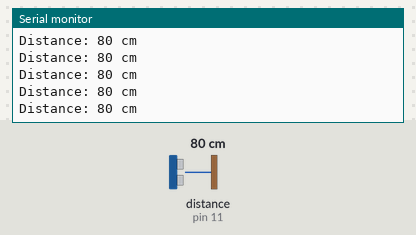
Simulated run of this sketch. Board: Arduino Uno, built with avr-gcc and run on an emulated ATmega328P. On the bench: the last lines printed to the serial monitor. Wiring (inferred from the names in the program): ultrasonic range finder: trigger pin 12; echo pin 11. The inputs (shaded band) are chosen by the test bench; at power-on: distance to the obstacle (sensor on pin 11) 80 cm. The echo pulse lasts 58.3 µs per cm.

Above: at 1.2 s.
1.3 s: distance to the obstacle (sensor on pin 11) set to 299 cm
At 1.62 s:
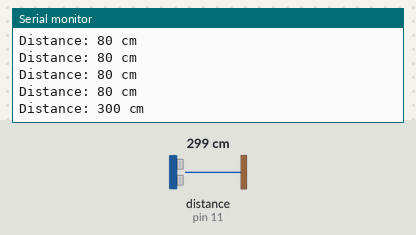
4.3 s: distance to the obstacle (sensor on pin 11) set to 2 cm
At 4.45 s:
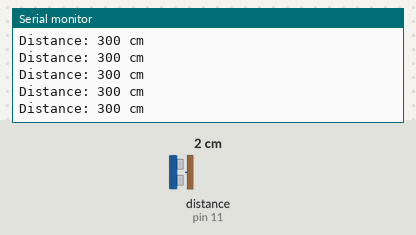
Timing chart, 0 to 7.3 s (numbered marks = the images above; inputs shaded):
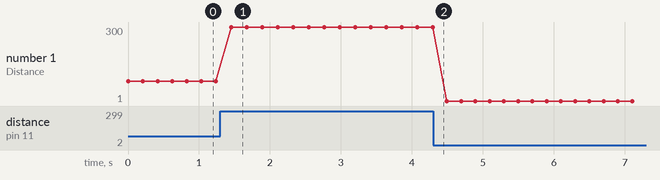

Measured:
- after the input at 1.3 s, the serial monitor: prints a new line after 0.16 s (image 1)
- plotted number 1: 80 → 300 after the input at 1.3 s, 300 → 1 after the input at 4.3 s

The sketch:

ParkingSensorV1.ino
```cpp
const int trigPin = 12;
const int echoPin = 11;

void setup() {
  pinMode(trigPin, OUTPUT);
  pinMode(echoPin, INPUT);
  Serial.begin(9600);
}

void loop() {
  digitalWrite(trigPin, LOW);
  delayMicroseconds(2);
  digitalWrite(trigPin, HIGH);
  delayMicroseconds(10);
  digitalWrite(trigPin, LOW);

  long duration = pulseIn(echoPin, HIGH, 30000);
  long distanceCm = duration / 58;

  Serial.print("Distance: ");
  Serial.print(distanceCm);
  Serial.println(" cm");

  delay(200);
}
```
